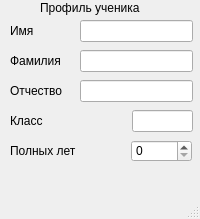
<?xml version="1.0" encoding="UTF-8"?>
<ui version="4.0">
 <class>MainWindow</class>
 <widget class="QMainWindow" name="MainWindow">
  <property name="geometry">
   <rect>
    <x>0</x>
    <y>0</y>
    <width>200</width>
    <height>219</height>
   </rect>
  </property>
  <property name="windowTitle">
   <string>MainWindow</string>
  </property>
  <widget class="QWidget" name="centralwidget">
   <widget class="QLabel" name="label">
    <property name="geometry">
     <rect>
      <x>40</x>
      <y>0</y>
      <width>111</width>
      <height>16</height>
     </rect>
    </property>
    <property name="text">
     <string>Профиль ученика</string>
    </property>
   </widget>
   <widget class="QLabel" name="label_2">
    <property name="geometry">
     <rect>
      <x>10</x>
      <y>20</y>
      <width>55</width>
      <height>21</height>
     </rect>
    </property>
    <property name="text">
     <string>Имя</string>
    </property>
   </widget>
   <widget class="QLabel" name="label_3">
    <property name="geometry">
     <rect>
      <x>10</x>
      <y>50</y>
      <width>55</width>
      <height>21</height>
     </rect>
    </property>
    <property name="text">
     <string>Фамилия</string>
    </property>
   </widget>
   <widget class="QLabel" name="label_4">
    <property name="geometry">
     <rect>
      <x>10</x>
      <y>80</y>
      <width>55</width>
      <height>21</height>
     </rect>
    </property>
    <property name="text">
     <string>Отчество</string>
    </property>
   </widget>
   <widget class="QLabel" name="label_5">
    <property name="geometry">
     <rect>
      <x>10</x>
      <y>140</y>
      <width>81</width>
      <height>21</height>
     </rect>
    </property>
    <property name="text">
     <string>Полных лет</string>
    </property>
   </widget>
   <widget class="QLabel" name="label_6">
    <property name="geometry">
     <rect>
      <x>10</x>
      <y>110</y>
      <width>55</width>
      <height>21</height>
     </rect>
    </property>
    <property name="text">
     <string>Класс</string>
    </property>
   </widget>
   <widget class="QLineEdit" name="lineEdit">
    <property name="geometry">
     <rect>
      <x>80</x>
      <y>20</y>
      <width>113</width>
      <height>22</height>
     </rect>
    </property>
   </widget>
   <widget class="QLineEdit" name="lineEdit_2">
    <property name="geometry">
     <rect>
      <x>80</x>
      <y>50</y>
      <width>113</width>
      <height>22</height>
     </rect>
    </property>
   </widget>
   <widget class="QLineEdit" name="lineEdit_3">
    <property name="geometry">
     <rect>
      <x>80</x>
      <y>80</y>
      <width>113</width>
      <height>22</height>
     </rect>
    </property>
   </widget>
   <widget class="QLineEdit" name="lineEdit_4">
    <property name="geometry">
     <rect>
      <x>132</x>
      <y>110</y>
      <width>61</width>
      <height>22</height>
     </rect>
    </property>
   </widget>
   <widget class="QSpinBox" name="spinBox">
    <property name="geometry">
     <rect>
      <x>131</x>
      <y>140</y>
      <width>61</width>
      <height>22</height>
     </rect>
    </property>
   </widget>
  </widget>
  <widget class="QMenuBar" name="menubar">
   <property name="geometry">
    <rect>
     <x>0</x>
     <y>0</y>
     <width>200</width>
     <height>26</height>
    </rect>
   </property>
  </widget>
  <widget class="QStatusBar" name="statusbar"/>
 </widget>
 <resources/>
 <connections/>
</ui>
